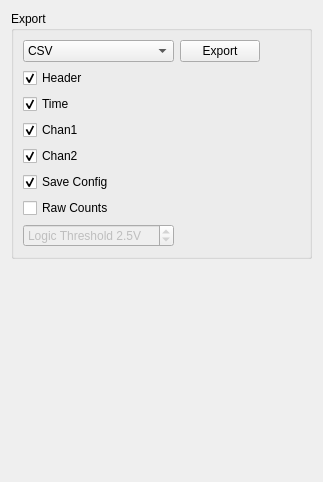
      <widget class="QWidget" name="wfmtab">
       <property name="sizePolicy">
        <sizepolicy hsizetype="Preferred" vsizetype="Preferred">
         <horstretch>0</horstretch>
         <verstretch>0</verstretch>
        </sizepolicy>
       </property>
       <attribute name="title">
        <string>Waveform</string>
       </attribute>
       <layout class="QVBoxLayout" name="verticalLayout_8">
        <item>
         <widget class="QGroupBox" name="groupBox_10">
          <property name="title">
           <string>Export</string>
          </property>
          <property name="alignment">
           <set>Qt::AlignLeading|Qt::AlignLeft|Qt::AlignTop</set>
          </property>
          <layout class="QGridLayout" name="gridLayout_11">
           <item row="0" column="0">
            <widget class="QComboBox" name="exportFmt">
             <property name="sizePolicy">
              <sizepolicy hsizetype="MinimumExpanding" vsizetype="Fixed">
               <horstretch>0</horstretch>
               <verstretch>0</verstretch>
              </sizepolicy>
             </property>
             <item>
              <property name="text">
               <string>CSV</string>
              </property>
             </item>
             <item>
              <property name="text">
               <string>OLS</string>
              </property>
             </item>
             <item>
              <property name="text">
               <string>Sigrok (Digital)</string>
              </property>
             </item>
             <item>
              <property name="text">
               <string>Plot/Custom</string>
              </property>
             </item>
            </widget>
           </item>
           <item row="0" column="1">
            <widget class="QPushButton" name="exportButton">
             <property name="text">
              <string>Export</string>
             </property>
            </widget>
           </item>
           <item row="1" column="0">
            <layout class="QVBoxLayout" name="verticalLayout">
             <item>
              <widget class="QCheckBox" name="wavehead">
               <property name="enabled">
                <bool>true</bool>
               </property>
               <property name="sizePolicy">
                <sizepolicy hsizetype="Fixed" vsizetype="Fixed">
                 <horstretch>0</horstretch>
                 <verstretch>0</verstretch>
                </sizepolicy>
               </property>
               <property name="focusPolicy">
                <enum>Qt::TabFocus</enum>
               </property>
               <property name="toolTip">
                <string>Check to include a header before the data export</string>
               </property>
               <property name="text">
                <string>Header</string>
               </property>
               <property name="checked">
                <bool>true</bool>
               </property>
              </widget>
             </item>
             <item>
              <widget class="QCheckBox" name="wavetimeopt">
               <property name="enabled">
                <bool>true</bool>
               </property>
               <property name="sizePolicy">
                <sizepolicy hsizetype="Fixed" vsizetype="Fixed">
                 <horstretch>0</horstretch>
                 <verstretch>0</verstretch>
                </sizepolicy>
               </property>
               <property name="focusPolicy">
                <enum>Qt::TabFocus</enum>
               </property>
               <property name="toolTip">
                <string>Select which items are exported</string>
               </property>
               <property name="text">
                <string>Time</string>
               </property>
               <property name="checked">
                <bool>true</bool>
               </property>
              </widget>
             </item>
             <item>
              <widget class="QCheckBox" name="wavec1">
               <property name="enabled">
                <bool>true</bool>
               </property>
               <property name="sizePolicy">
                <sizepolicy hsizetype="Fixed" vsizetype="Fixed">
                 <horstretch>0</horstretch>
                 <verstretch>0</verstretch>
                </sizepolicy>
               </property>
               <property name="focusPolicy">
                <enum>Qt::TabFocus</enum>
               </property>
               <property name="toolTip">
                <string>Select which items are exported</string>
               </property>
               <property name="text">
                <string>Chan1</string>
               </property>
               <property name="checked">
                <bool>true</bool>
               </property>
              </widget>
             </item>
             <item>
              <widget class="QCheckBox" name="wavec2">
               <property name="enabled">
                <bool>true</bool>
               </property>
               <property name="sizePolicy">
                <sizepolicy hsizetype="Fixed" vsizetype="Fixed">
                 <horstretch>0</horstretch>
                 <verstretch>0</verstretch>
                </sizepolicy>
               </property>
               <property name="focusPolicy">
                <enum>Qt::TabFocus</enum>
               </property>
               <property name="toolTip">
                <string>Select which items are exported</string>
               </property>
               <property name="text">
                <string>Chan2</string>
               </property>
               <property name="checked">
                <bool>true</bool>
               </property>
              </widget>
             </item>
             <item>
              <widget class="QCheckBox" name="wavesavecfg">
               <property name="enabled">
                <bool>true</bool>
               </property>
               <property name="sizePolicy">
                <sizepolicy hsizetype="Fixed" vsizetype="Fixed">
                 <horstretch>0</horstretch>
                 <verstretch>0</verstretch>
                </sizepolicy>
               </property>
               <property name="focusPolicy">
                <enum>Qt::TabFocus</enum>
               </property>
               <property name="toolTip">
                <string>Check to include key instrument parameters in the first part of the export</string>
               </property>
               <property name="text">
                <string>Save Config</string>
               </property>
               <property name="checked">
                <bool>true</bool>
               </property>
              </widget>
             </item>
             <item>
              <widget class="QCheckBox" name="waveraw">
               <property name="enabled">
                <bool>true</bool>
               </property>
               <property name="sizePolicy">
                <sizepolicy hsizetype="Fixed" vsizetype="Fixed">
                 <horstretch>0</horstretch>
                 <verstretch>0</verstretch>
                </sizepolicy>
               </property>
               <property name="focusPolicy">
                <enum>Qt::TabFocus</enum>
               </property>
               <property name="toolTip">
                <string>Check to record raw counts instead of voltages</string>
               </property>
               <property name="text">
                <string>Raw Counts</string>
               </property>
              </widget>
             </item>
            </layout>
           </item>
           <item row="1" column="2">
            <spacer name="horizontalSpacer_6">
             <property name="orientation">
              <enum>Qt::Horizontal</enum>
             </property>
             <property name="sizeHint" stdset="0">
              <size>
               <width>40</width>
               <height>20</height>
              </size>
             </property>
            </spacer>
           </item>
           <item row="2" column="0">
            <widget class="QDoubleSpinBox" name="logicThresh">
             <property name="enabled">
              <bool>false</bool>
             </property>
             <property name="sizePolicy">
              <sizepolicy hsizetype="Fixed" vsizetype="Fixed">
               <horstretch>0</horstretch>
               <verstretch>0</verstretch>
              </sizepolicy>
             </property>
             <property name="prefix">
              <string>Logic Threshold </string>
             </property>
             <property name="suffix">
              <string>V</string>
             </property>
             <property name="decimals">
              <number>1</number>
             </property>
             <property name="minimum">
              <double>-50.000000000000000</double>
             </property>
             <property name="maximum">
              <double>50.000000000000000</double>
             </property>
             <property name="singleStep">
              <double>0.100000000000000</double>
             </property>
             <property name="value">
              <double>2.500000000000000</double>
             </property>
            </widget>
           </item>
          </layout>
         </widget>
        </item>
        <item>
         <spacer name="verticalSpacer_2">
          <property name="orientation">
           <enum>Qt::Vertical</enum>
          </property>
          <property name="sizeHint" stdset="0">
           <size>
            <width>20</width>
            <height>212</height>
           </size>
          </property>
         </spacer>
        </item>
       </layout>
      </widget>
